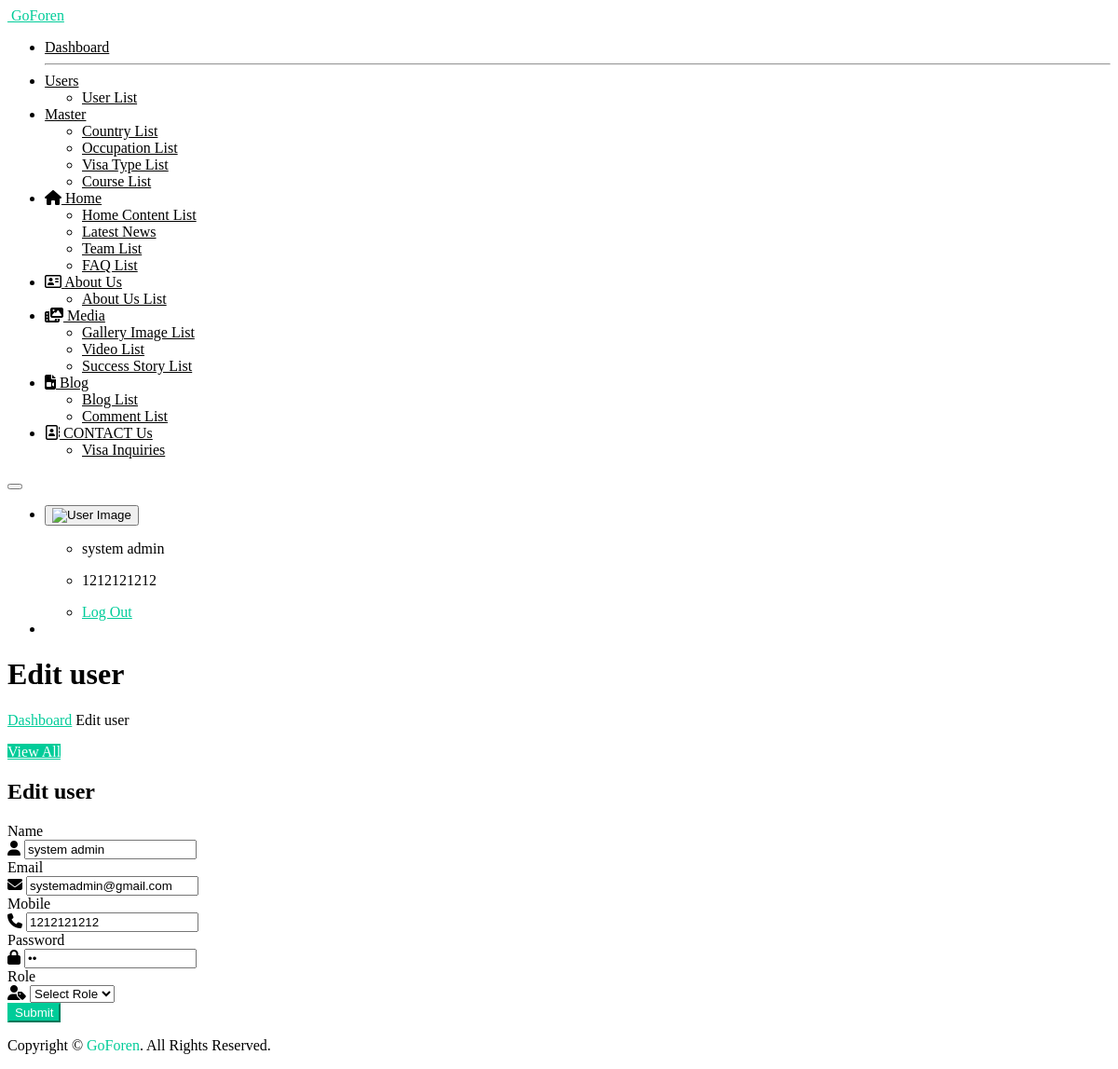
The page /edit_user/1 (signed in) on the database its author committed.
### myapp/models.py (models this page shows, shortened)
class tbl_user(models.Model):
    username = models.CharField(max_length=50, null=True)
    role = models.CharField(max_length=50, null=True)
    email = models.EmailField(max_length=254, unique=True)
    mobile = models.CharField(max_length=15, unique=True)
    password = models.CharField(max_length=128)
    created_at = models.DateTimeField(auto_now_add=True)
    updated_at = models.DateTimeField(auto_now=True)
    class Meta:
        db_table = 'tbl_user'

### myapp/views.py (the view)
    def wrapper(request, *args, **kwargs):
        if 'user_id' not in request.session:
            return redirect('open_sign_in_page')
        return view_func(request, *args, **kwargs)

### myapp/views.py (called while the page is built, shortened)
def login_required_custom(view_func):
    def wrapper(request, *args, **kwargs):
        if 'user_id' not in request.session:
            return redirect('open_sign_in_page')
        return view_func(request, *args, **kwargs)
    return wrapper

def get_all_role():
    roles = tbl_role.objects.all().order_by("role")
    return roles

@login_required_custom
def edit_user(request, id):
    roles = get_all_role()
    data = get_object_or_404(tbl_user, id=id)
    context = {
        "roles": roles,
        "data": data,
        "is_edit": True,
    }
    return render(request, "user-form.html", context)

### templates/user-form.html (shortened to what this page needs)
{% extends "base.html" %}
{% load static %}
{%  block start %}
			<div class="ec-content-wrapper">
				<div class="content">
					<div class="breadcrumb-wrapper d-flex align-items-center justify-content-between">
						<div>
							<h1>{% if is_edit %}Edit user{% else %}Add user{% endif %}</h1>
							<p class="breadcrumbs"><span><a href="{% url 'dashboard_view' %}">Dashboard</a></span>
								<span></span>{% if is_edit %}Edit user{% else %}Add user{% endif %}</p>
						</div>
						<div>
							<a href="{% url 'user_list' %}" class="btn btn-primary"> View All
							</a>
						</div>
					</div>
					<div class="row">
						<div class="col-12">
							<div class="card card-default">
								<div class="card-header card-header-border-bottom">
									<h2>{% if is_edit %}Edit user{% else %}Add user{% endif %}</h2>
								</div>
								<div class="card-body">
    <div class="row ec-vendor-uploads">
        <form id="add-office-form" class="row g-3" action="{% if is_edit %}{% url 'edit_user' data.id %}{% else %}{% url 'add_user' %}{% endif %}" method="post" enctype="multipart/form-data">
            <div class="col-lg-12">
                <div class="ec-vendor-upload-detail">
                    <div class="row g-3">
                        <div class="col-md-6">
                            <label for="username" class="form-label">Name</label>
                            <div class="input-group">
                                <span class="input-group-text"><i class="fas fa-user"></i></span>
                                <input type="text" class="form-control slug-title" name="username" value="{{data.username}}" id="username" placeholder="Enter Name">
                            </div>
                        </div>
                        <div class="col-md-6">
                            <label for="email" class="form-label">Email</label>
                            <div class="input-group">
                                <span class="input-group-text"><i class="fas fa-envelope"></i></span>
                                <input type="email" class="form-control slug-title" name="email" value="{{data.email}}" id="email" placeholder="Enter Email">
                            </div>
                        </div>
                        <div class="col-md-6">
                            <label for="mobile" class="form-label">Mobile</label>
                            <div class="input-group">
                                <span class="input-group-text"><i class="fas fa-phone"></i></span>
                                <input type="text" class="form-control slug-title" name="mobile" value="{{data.mobile}}" id="mobile" placeholder="Enter Mobile">
                            </div>
                        </div>
                        <div class="col-md-6">
                            <label for="password" class="form-label">Password</label>
                            <div class="input-group">
                                <span class="input-group-text"><i class="fas fa-lock"></i></span>
                                <input type="password" class="form-control slug-title" name="password" value="{{data.password}}" id="password" placeholder="Enter password">
                            </div>
                        </div>
                        <div class="col-md-6">
                            <label for="role" class="form-label">Role</label>
                            <div class="input-group">
                                <span class="input-group-text"><i class="fas fa-user-tag"></i></span>
                                <select class="form-control" name="role" id="role">
                                    <option value="">Select Role</option>
                                </select>
                            </div>
                        </div>
                    </div>
                </div>
            </div>
            <div class="col-md-12">
                <button type="submit" class="btn btn-primary">Submit</button>
            </div>
        </form>
    </div>
</div>
							</div>
						</div>
					</div>
				</div>
			</div>
{%  endblock %}

### templates/user-form.html (style rules this page uses)
a { color: #00cc99; }
.btn.btn-primary { color: #ffffff; background-color: #00cc99; border-color: #00cc99; }

### rows shown on the page
tbl_user: username "system admin", email "systemadmin@gmail.com", mobile "1212121212"

### other values the page prints
{{ request.session.session_username }} "system admin"
{{ request.session.session_mobile }} "1212121212"
